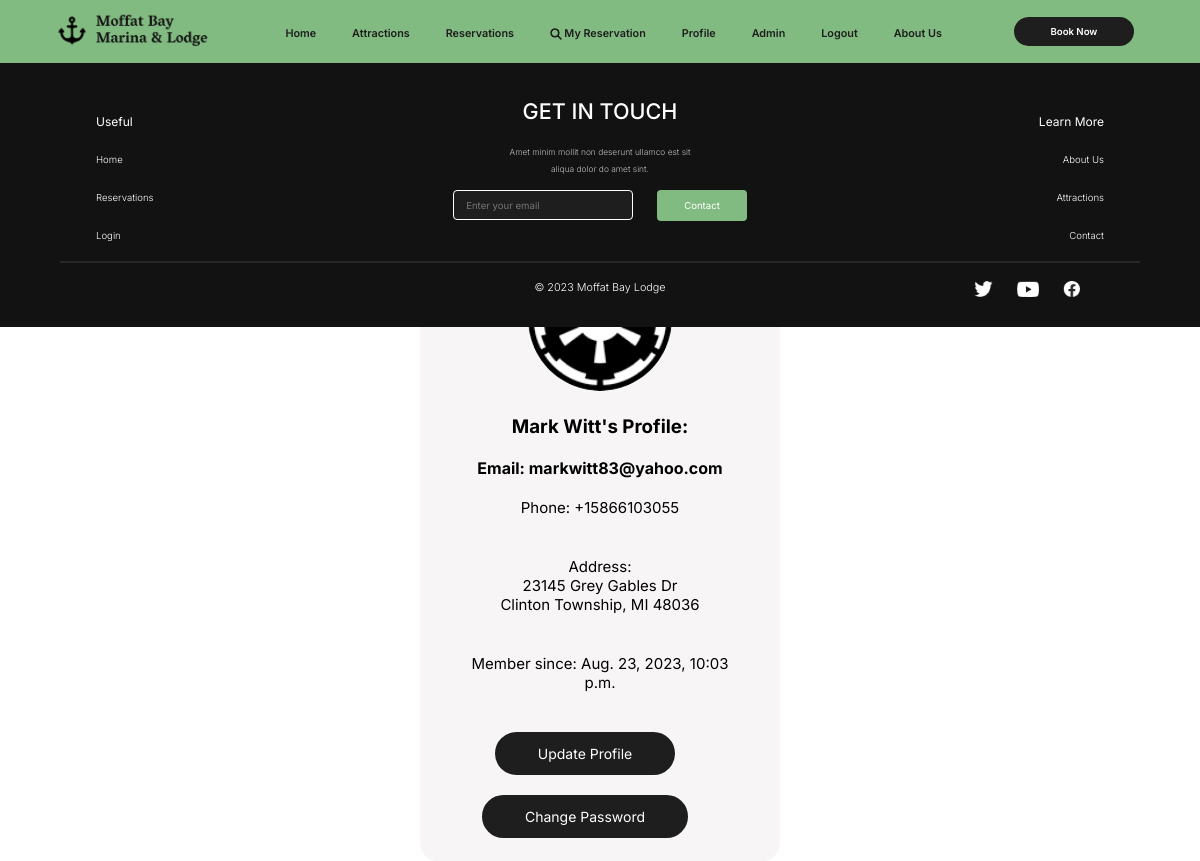
Screenshot of /profile/ (signed in) with the database file from the repository.
### account/models.py (models this page shows, shortened)
class Account(AbstractBaseUser):
    email = models.EmailField(verbose_name="email", max_length=60, unique=True)
    first_name = models.CharField(max_length=50,verbose_name="First Name", null=True, blank=True)
    last_name = models.CharField(max_length=50,verbose_name="Last Name", null=True, blank=True)
    street = models.CharField(max_length=50,verbose_name="Address", null=True, blank=True)
    city = models.CharField(max_length=50,verbose_name="City", null=True, blank=True)
    state = models.CharField(max_length=50,verbose_name="State", null=True, blank=True)
    zip = models.CharField(max_length=8,verbose_name="Zipcode", null=True, blank=True)
    phone = PhoneNumberField(verbose_name="Phone Number", blank=True, null=True)
    date_joined = models.DateTimeField(verbose_name="date joined", auto_now_add=True)
    last_login = models.DateTimeField(verbose_name="last login", auto_now=True)
    is_admin = models.BooleanField(default=False)
    is_active = models.BooleanField(default=True)
    is_staff = models.BooleanField(default=False)
    is_superuser = models.BooleanField(default=False)
    hide_email = models.BooleanField(default=True)
    image = models.ImageField(default='profile_pics/default.jpg', upload_to='profile_pics')
    objects = MyAccountManager()
    USERNAME_FIELD = 'email'
    REQUIRED_FIELDS = ['first_name', 'last_name']

### account/views.py (the view)
# urls.py: path('profile/', account_views.profile, name='profile'),
@login_required
def profile(request):
    return render(request, 'account/profile.html', {'title':'Your Profile'})

### account/templates/account/profile.html (shortened to what this page needs)
{% extends "reservations/base.html" %}
{% load crispy_forms_tags %}
{% load static %}
{% block css %}
<link rel="stylesheet" type="text/css" href="{% static 'reservations/accounts.css' %}"/>
{% endblock %}
{% block content %}
<div class="banner">
    <div class="overlay">
        <div class="text-content">
            <h3>{{user.first_name}} {{user.last_name}}'s Profile:</h3></br>
            <h4>Email: {{ user.email }}</h4>
            <p class="text-secondary">Phone: {{ user.phone }}</p>
            <p>Address: <br>{{ user.street }}<br>{{ user.city }}, {{ user.state }} {{ user.zip }}</p>
            <p>Member since: {{ user.date_joined }}</p>
        </div>
        <div class="menu-item">
            <button onclick=window.location.href="{% url 'update_profile' %}">Update Profile</button>
        </div>
        <div class="menu-item">
            <button onclick=window.location.href="{% url 'change_password' %}">Change Password</button>
        </div>
    </div>
</div>
{% endblock content %}

### reservations/static/reservations/base.css (style rules this page uses)
* { margin: 0; padding: 0; font-family: 'Inter', sans-serif; box-sizing: border-box; }
.menu-item button { color: #fff; background-color: #1E1E1E; padding: .5vw 2.8vw; margin: 0 5.5vw 0 3vw; border: 3px solid #1E1E1E; border-radius: 40px; cursor: pointer; font-weight: 600; font-size: .8vw; }

### reservations/static/reservations/accounts.css (style rules this page uses)
.banner { height: auto; overflow: hidden; }
.overlay { display: flex; flex-direction: column; align-items: center; position: absolute; top: 15%; left: 35%; width: 30%; height: auto; padding-bottom: 2%; background-color: rgba(245, 243, 243, 0.801); border-radius: 20px; }
.text-content { text-align: center; }
.text-content p { font-size: 15px; padding: 20px 50px 20px 50px; }
.overlay .menu-item button { margin-top: 20px; font-size: 14px; font-weight: 400; padding: 10px 40px; }

### rows the page displays
Account: first_name "Mark", last_name "Witt", email "markwitt83@yahoo.com", phone "+15866103055", street "23145 Grey Gables Dr", city "Clinton Township", state "MI", zip "48036", date_joined "Aug. 23, 2023, 10:03 p.m."
